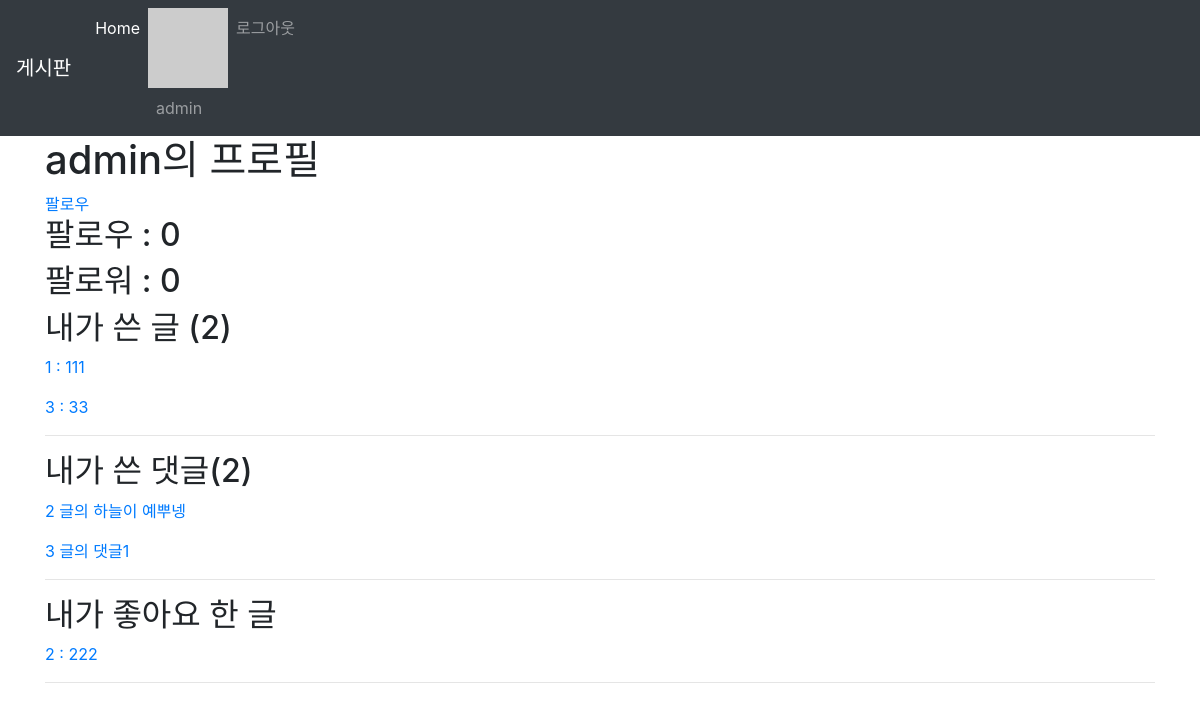
The page /accounts/1/profile/ (signed in) on the database as committed earlier.
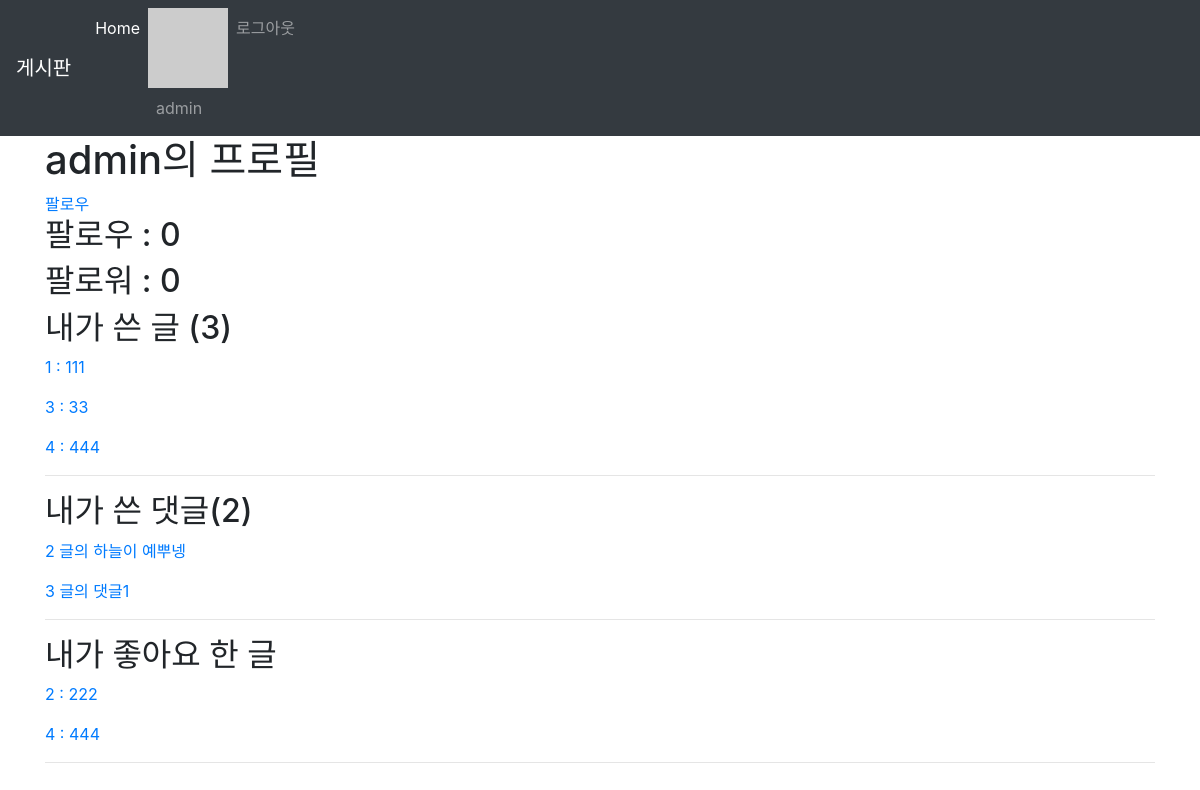
The same page on the database as committed later.
### accounts/models.py (models this page shows)
class User(AbstractUser):
    followings = models.ManyToManyField(
                    settings.AUTH_USER_MODEL,
                    related_name='followers',
                    blank=True
                    )

### articles/models.py (models this page shows, shortened)
class Article(models.Model):
   title = models.CharField(max_length=10)
   content = models.TextField()
   image = models.ImageField(blank=True)
   image_thumbnail = ProcessedImageField(
       blank=True,
       processors=[ResizeToFill(300, 300)],
       format='JPEG',
       options={'quality': 80}
   )
   created_at = models.DateTimeField(auto_now_add=True)
   updated_at = models.DateTimeField(auto_now=True)
   user = models.ForeignKey(settings.AUTH_USER_MODEL, on_delete=models.CASCADE)
   like_users = models.ManyToManyField(settings.AUTH_USER_MODEL, related_name='like_articles', blank=True)
   hashtags = models.ManyToManyField(HashTag, blank=True, related_name='articles')

class Comment(models.Model):
   content = models.CharField(max_length=140)
   created_at = models.DateTimeField(auto_now_add=True)
   article = models.ForeignKey(Article, on_delete=models.CASCADE)
   user = models.ForeignKey(settings.AUTH_USER_MODEL, on_delete=models.CASCADE)

### accounts/views.py (the view)
# urls.py: path('<int:account_pk>/profile/', views.profile, name='profile'),
@login_required
def profile(request, account_pk):
    User = get_user_model()
    user = get_object_or_404(User, pk=account_pk)
    context = {
        'user_profile' : user
    }
    return render(request, 'accounts/profile.html', context)

### articles/templatetags/gravatar.py (called while the page is built)
@register.filter
def makehash(email):
    return 'https://www.gravatar.com/avatar/' + hashlib.md5(email.strip().lower().encode('utf-8')).hexdigest()

### accounts/templates/accounts/profile.html
{% extends 'articles/base.html' %}
{% load bootstrap4 %}
{% block body %}
<h1>{{ user_profile.username }}의 프로필</h1>
{% with user_profile.followers.all as followers  %}
    <a href="{% url 'accounts:follow' user_profile.pk %}">
        {% if user in user_profile.followers.all %}
            팔로우 취소
        {% else %}
            팔로우
        {% endif %}
    </a>
    <h2>팔로우 : {{ user_profile.followings.all.count }}</h2>
    <h2>팔로워 : {{ user_profile.followers.all.count }}</h2>
{% endwith %}
{% if user == user_profile %}
    <h2>내가 쓴 글 ({{ user_profile.article_set.all.count }})</h2>
    {% for article in user_profile.article_set.all %}
        <p>
            <a href="{% url 'articles:detail' article.pk %}">
            {{ article.pk }} : {{ article.title }}
            </a>
        </p>
    {% endfor %}
    <hr>
    <h2>내가 쓴 댓글({{ user_profile.comment_set.all.count }})</h2>
    {% for comment in user_profile.comment_set.all %}
        <p>
            <a href="{% url 'articles:detail' comment.article_id %}">
                {{ comment.article_id }} 글의 {{ comment.content }}
            </a>
        </p>
    {% endfor %}
    <hr>
    <h2>내가 좋아요 한 글</h2>
    {% for article in user_profile.like_articles.all %}
        <p>
            <a href="{% url 'articles:detail' article.pk %}">
                {{ article.pk }} : {{ article.title }}
            </a>
        </p>
    {% endfor %}
{% endif %}
<hr>
{% endblock %}

### articles/templates/_navbar.html (shortened to what this page needs)
{% load gravatar %}
<nav class="navbar navbar-expand-lg navbar-dark bg-dark">
    <a class="navbar-brand" href="/articles/">게시판</a>
    <div class="collapse navbar-collapse" id="navbarNav">
      <ul class="navbar-nav">
        <li class="nav-item active">
          <a class="nav-link" href="/articles/">Home <span class="sr-only">(current)</span></a>
        </li>
        {% if user.is_authenticated %}
        <li class="nav-item">
          <img src="{{ user.email|makehash }}" alt="">
          <a class="nav-link">{{ user.username }}</a>
        </li>
        <li class="nav-item">
          <a class="nav-link" href="{% url 'accounts:logout'%}">로그아웃</a>
        </li>
        {% endif %}
      </ul>
    </div>
  </nav>

Rows that differ between the two databases and show on the page:
changed User "admin": article_set.all.count "2" → "3"
added Article: pk "4", title "444"
